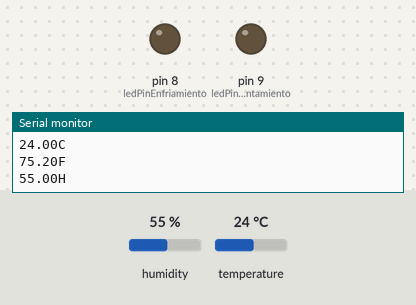
Bench run of a sketch on a simulated Arduino Uno, built with avr-gcc and run on an emulated ATmega328P. Shown: output pins drawn as LEDs (lit = HIGH), the last lines printed to the serial monitor. Inputs (shaded band) come from the test bench; at power-on: temperature 24 °C, humidity 55 %.

Above: at 2.8 s.
2.9 s: temperature set to 20.7 °C
5.6 s: temperature set to 19.4 °C
At 7.2 s:
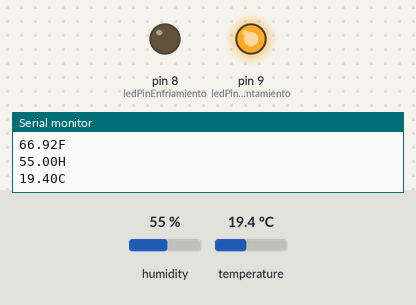
8.3 s: temperature set to 22.2 °C
11.3 s: temperature set to 23.3 °C
At 13.0 s:
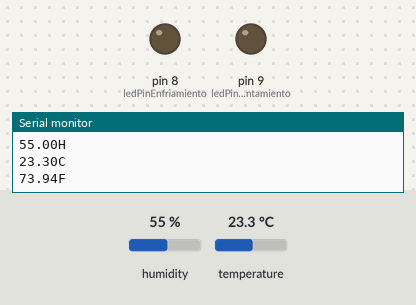
14.0 s: temperature set to 26.6 °C
16.7 s: temperature set to 27.3 °C
At 18.7 s:
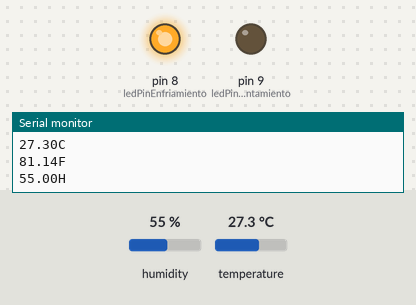
Timing chart, 0 to 20.2 s (numbered marks = the images above; inputs shaded):
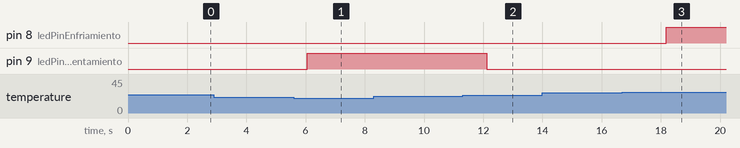

Measured:
- the behaviour switches between 20.1 and 20 °C on temperature (found by bisection; images 0 and 1)
- the behaviour switches between 22.9 and 23 °C on temperature (found by bisection; images 1 and 2)
- the behaviour switches between 26.9 and 27 °C on temperature (found by bisection; images 2 and 3)
- after the input at 5.6 s, pin 9 (ledPinCalentamiento): LOW → HIGH after 0.46 s
- after the input at 11.3 s, pin 9 (ledPinCalentamiento): HIGH → LOW after 0.82 s
- after the input at 16.7 s, pin 8 (ledPinEnfriamiento): LOW → HIGH after 1.5 s

The sketch:

Prueba2.ino
```cpp
#include <DHT.h>

#define DHTTYPE DHT22

const int DHTPin = 2;
const int ledPinCalentamiento = 9;
const int ledPinEnfriamiento = 8;
const float rangoMenorCalentamiento = 20.0;
const float rangoMayorCalentamiento = 23.0;
const float rangoMenorEnfriamiento = 24.0;
const float rangoMayorEnfriamiento = 27.0;
bool calentando = false;
bool enfriando = false;
String imprimir = "";

DHT dht(DHTPin, DHTTYPE);

void setup()
{
  Serial.begin(9600);

  pinMode(ledPinCalentamiento, OUTPUT);
  pinMode(ledPinEnfriamiento, OUTPUT);

  dht.begin();
}

void loop()
{
  float humidity = dht.readHumidity();
  float celsius = dht.readTemperature();
  float fahrenheit = dht.readTemperature(true);

  if (isnan(celsius) || isnan(fahrenheit) || isnan(humidity))
  {
    Serial.println("Error en el sensor!");
    return;
  }

  if(celsius<=rangoMenorCalentamiento)
  {
    calentando = true;
    digitalWrite(ledPinCalentamiento, HIGH);
  }

  if(calentando && celsius>=rangoMayorCalentamiento)
  {
    calentando = false;
    digitalWrite(ledPinCalentamiento, LOW);
  }

  if(celsius>=rangoMayorEnfriamiento)
  {
    enfriando = true;
    digitalWrite(ledPinEnfriamiento, HIGH);
  }

  if(enfriando && celsius<=rangoMenorEnfriamiento)
  {
    enfriando = false;
    digitalWrite(ledPinEnfriamiento, LOW);
  }

  imprimir = String(celsius, 2);
  imprimir.concat("C");
  Serial.println(imprimir);
  imprimir = String(fahrenheit, 2);
  imprimir.concat("F");
  Serial.println(imprimir);
  imprimir = String(humidity, 2);
  imprimir.concat("H");
  Serial.println(imprimir);
}
```
